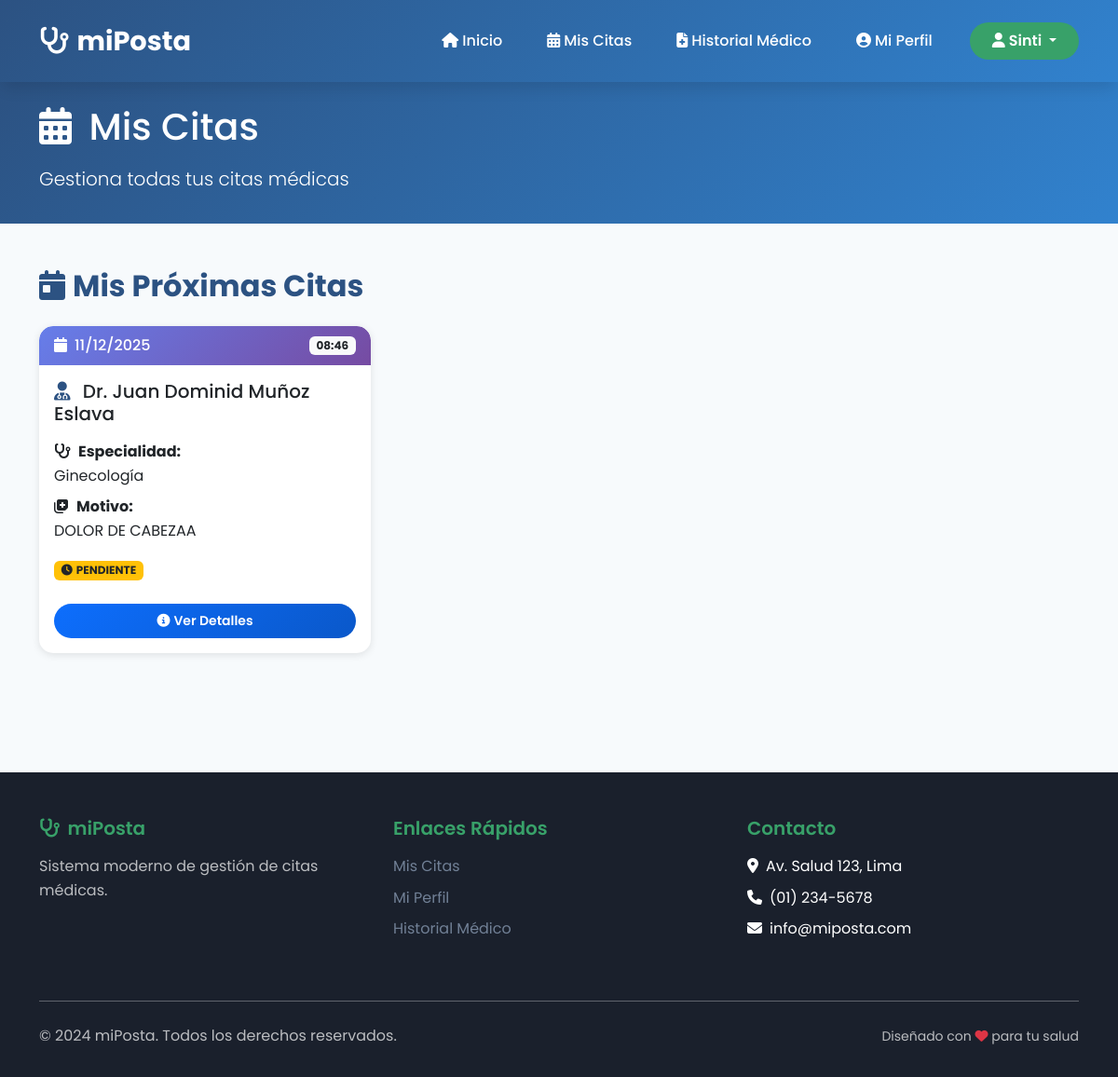
The app's page /paciente/citas/ (signed in), older data.
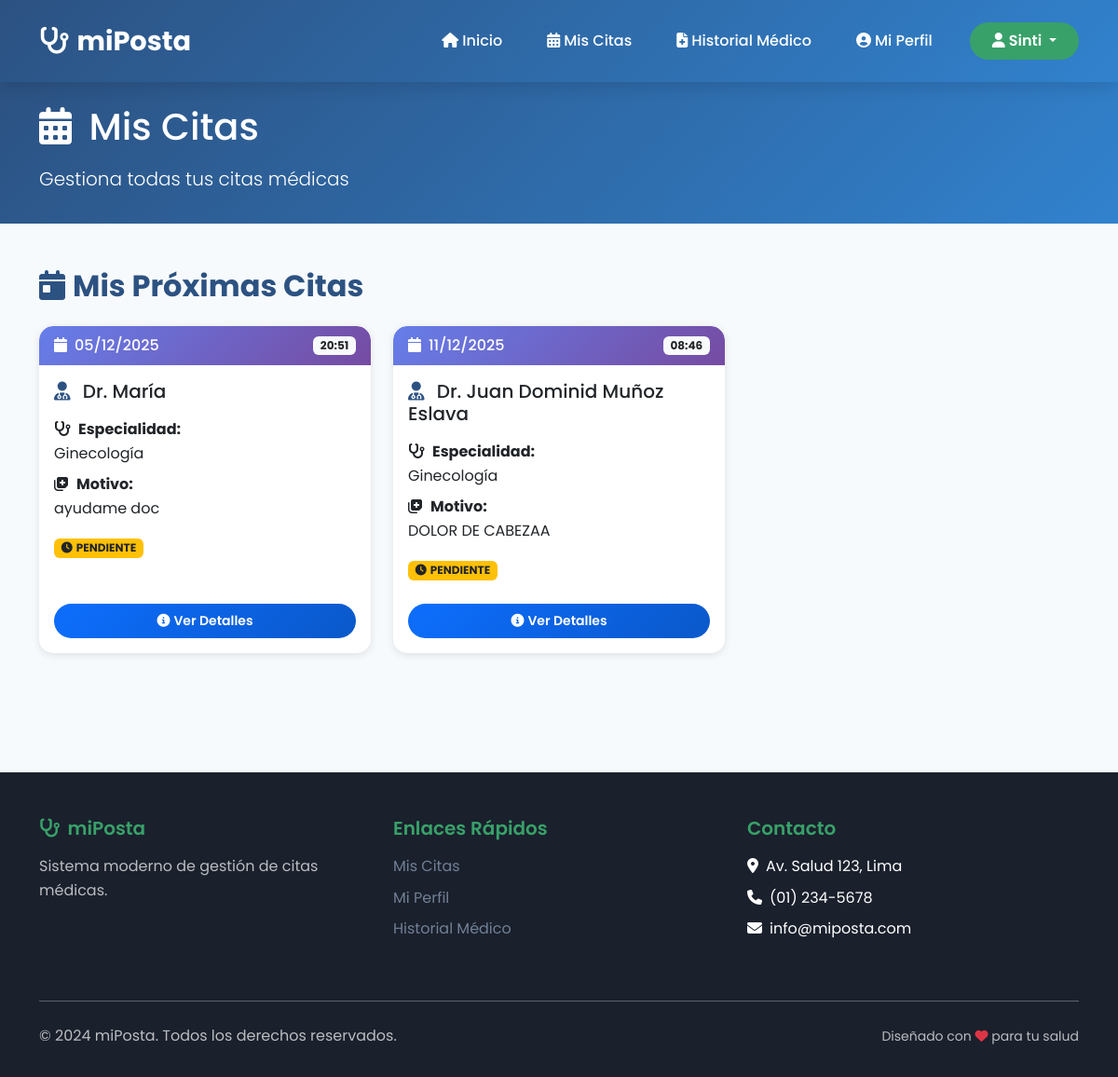
The same page, newer data.
### core/models.py (models this page shows, shortened)
class Cita(models.Model):
    ESTADOS = [
        ('PENDIENTE', 'Pendiente'),
        ('CONFIRMADA', 'Confirmada'),
        ('CANCELADA', 'Cancelada'),
        ('COMPLETADA', 'Completada'),
    ]
    paciente = models.ForeignKey(Usuario, on_delete=models.CASCADE, related_name='citas_paciente', limit_choices_to={'rol': 'PACIENTE'})
    medico = models.ForeignKey(Usuario, on_delete=models.CASCADE, related_name='citas_medico', limit_choices_to={'rol': 'MEDICO'})
    especialidad = models.ForeignKey(Especialidad, on_delete=models.SET_NULL, null=True, blank=True)
    fecha_hora = models.DateTimeField()
    motivo = models.TextField()
    estado = models.CharField(max_length=20, choices=ESTADOS, default='PENDIENTE')
    notas = models.TextField(blank=True)
    creado_en = models.DateTimeField(auto_now_add=True)
    actualizado_en = models.DateTimeField(auto_now=True)
    class Meta:
        db_table = 'citas'
        ordering = ['-fecha_hora']
        verbose_name = 'Cita'
        verbose_name_plural = 'Citas'

class Usuario(AbstractUser):
    ROLES = [
        ('ADMIN', 'Administrador'),
        ('MEDICO', 'Médico'),
        ('PACIENTE', 'Paciente'),
    ]
    rol = models.CharField(max_length=10, choices=ROLES, default='PACIENTE')
    telefono = models.CharField(max_length=15, blank=True)
    direccion = models.TextField(blank=True)
    fecha_nacimiento = models.DateField(null=True, blank=True)
    class Meta:
        db_table = 'usuarios'
        verbose_name = 'Usuario'
        verbose_name_plural = 'Usuarios'

class Especialidad(models.Model):
    nombre = models.CharField(max_length=100, unique=True)
    descripcion = models.TextField(blank=True)
    activo = models.BooleanField(default=True)
    class Meta:
        db_table = 'especialidades'
        verbose_name = 'Especialidad'
        verbose_name_plural = 'Especialidades'

### core/views.py (the view)
# urls.py: path('paciente/citas/', views.paciente_citas, name='paciente_citas'),
@login_required
def paciente_citas(request):
    if request.user.rol != 'PACIENTE':
        messages.error(request, 'No tienes permisos para acceder')
        return redirect('login')
    citas = Cita.objects.filter(paciente=request.user).order_by('-fecha_hora')
    ahora = timezone.now()
    proximas_citas = Cita.objects.filter(
        paciente=request.user,
        fecha_hora__gte=ahora,
        estado='PENDIENTE'
    ).order_by('fecha_hora')
    citas_pasadas = Cita.objects.filter(
        paciente=request.user,
        fecha_hora__lt=ahora
    ).order_by('-fecha_hora')
    return render(
        request,
        'paciente/pages/mis_citas.html',
        {
            'citas': citas,
            'proximas_citas': proximas_citas,
            'citas_pasadas': citas_pasadas,
        }
    )

### templates/paciente/pages/mis_citas.html (shortened to what the changed rows need)
{% load static %}
<!DOCTYPE html>
<html lang="es">
<head>
    <link href="https://cdn.jsdelivr.net/npm/bootstrap@5.3.2/dist/css/bootstrap.min.css" rel="stylesheet">
    <link rel="stylesheet" href="https://cdnjs.cloudflare.com/ajax/libs/font-awesome/6.4.0/css/all.min.css">
    <link rel="stylesheet" href="{% static 'css/styles.css' %}">
</head>
<body>
    <section class="dashboard-header">
        <div class="container">
            <div class="row align-items-center">
                <div class="col-lg-12">
                    <h1 class="mb-3">
                        <i class="fas fa-calendar-alt me-2"></i>
                        Mis Citas
                    </h1>
                </div>
            </div>
        </div>
    </section>
    <section class="section-padding">
        <div class="container">
            <h2 class="text-primary-custom fw-bold mb-4">
                <i class="fas fa-calendar-day me-2"></i>Mis Próximas Citas
            </h2>
            {% if proximas_citas %}
            <div class="row g-4">
                {% for cita in proximas_citas %}
                <div class="col-md-6 col-lg-4">
                    <div class="card card-custom h-100">
                        <div class="card-header-custom d-flex justify-content-between align-items-center px-3 py-2">
                            <span><i class="fas fa-calendar me-2"></i>{{ cita.fecha_hora|date:"d/m/Y" }}</span>
                            <span class="badge bg-light text-dark">{{ cita.fecha_hora|date:"H:i" }}</span>
                        </div>
                        <div class="card-body">
                            <h5 class="card-title mb-3">
                                <i class="fas fa-user-md text-primary-custom me-2"></i>
                                {% if cita.medico.first_name %}
                                    Dr. {{ cita.medico.first_name }}
                                {% else %}
                                    Dr. {{ cita.medico.username }}
                                {% endif %}
                            </h5>
                            <p class="card-text mb-2">
                                <strong><i class="fas fa-stethoscope me-2"></i>Especialidad:</strong><br>
                                {{ cita.especialidad.nombre|default:"General" }}
                            </p>
                            {% if cita.motivo %}
                            <p class="card-text">
                                <strong><i class="fas fa-notes-medical me-2"></i>Motivo:</strong><br>
                                {{ cita.motivo|truncatewords:15 }}
                            </p>
                            {% endif %}
                            <p class="card-text">
                                <span class="badge bg-warning text-dark">
                                    <i class="fas fa-clock me-1"></i>{{ cita.estado }}
                                </span>
                            </p>
                        </div>
                        <div class="card-footer bg-transparent border-0 pb-3 px-3">
                            <button class="btn btn-primary-custom btn-sm w-100" data-bs-toggle="modal" data-bs-target="#detalleCitaModal{{ cita.id }}">
                                <i class="fas fa-info-circle me-1"></i>Ver Detalles
                            </button>
                        </div>
                    </div>
                </div>
                {% endfor %}
            </div>
            {% else %}
            <div class="alert alert-info">
                <i class="fas fa-info-circle me-2"></i>No tienes citas próximas programadas.
            </div>
            {% endif %}
        </div>
    </section>
</body>
</html>

Row changes from the older to the newer data that the page shows:
added Cita: fecha_hora "05/12/2025", fecha_hora "20:51", medico.first_name "María", especialidad.nombre "Ginecología", motivo "ayudame doc", estado "PENDIENTE"
